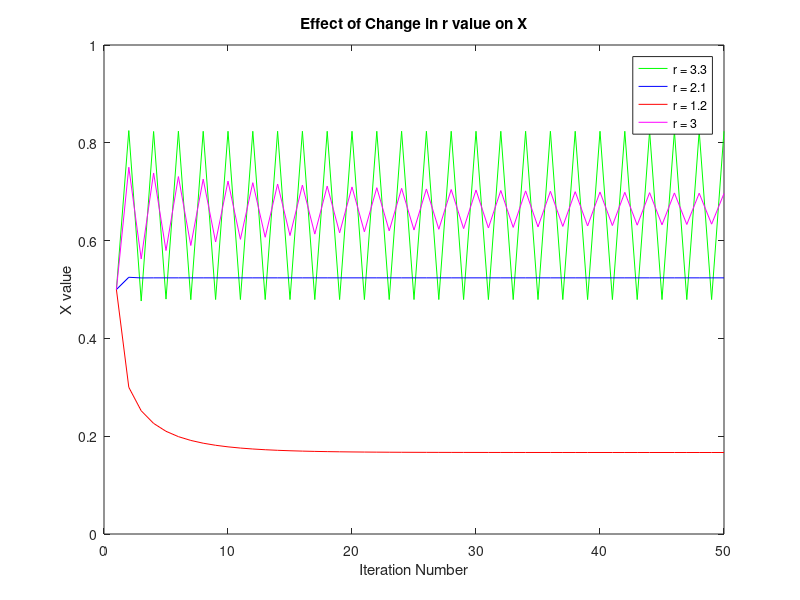

This chart was generated by the following MATLAB code:
%LogMap
%Campbell Braun, homework 2, problem 4
%Sophie Coe, Grace Greer, Calliope Foo

clear, clc;

%PART A
r = 3.9;
X = [0.5];

for i=1:49
    X(i + 1) = r*X(i)*(1-X(i));
end
%This gives an output of X(50) = 0.9337

%==========================================================================
%PART B, remove semicolons to see output in command window

% for r value = 3.3
r = 3.3;
X = [0.5];

for i=1:49
    X(i + 1) = r*X(i)*(1-X(i));
end
plot (X, 'g-')
xlabel('Iteration Number'), ylabel('X value'), title('Effect of Change in r value on X')

hold on

% for r value = 2.1
r = 2.1;
X = [0.5];

for i=1:49
    X(i + 1) = r*X(i)*(1-X(i));
end
plot (X, 'b-')

% for r value = 1.2
r = 1.2;
X = [0.5];

for i=1:49
    X(i + 1) = r*X(i)*(1-X(i));
end
plot (X, 'r-')

% for r value = 3
r = 3;
X = [0.5];

for i=1:49
    X(i + 1) = r*X(i)*(1-X(i));
end
plot (X, 'm-')

legend('r = 3.3', 'r = 2.1', 'r = 1.2', 'r = 3')

%Answer:

%The smallest r value yields the smallest X values with very little
%variation in the values
%However, the largest r value yields the X values with the most variation
%The correlation between the X values for r=1.2 and r =2.1 look like lines
%However, the correlation between the X values for r=3 and r=3.3 almost 
%look like waves